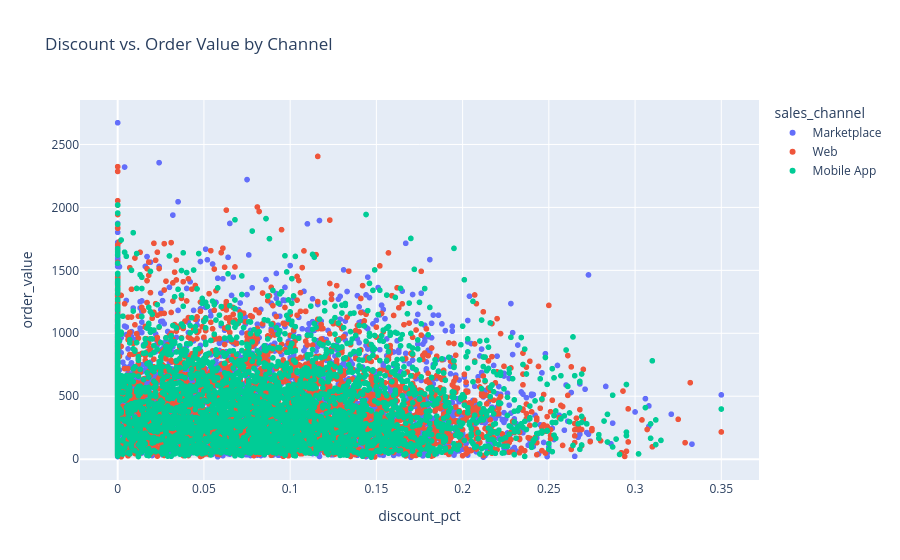

Write notebook code for a chart like this one.
### Code cell
fig = px.scatter(
    orders,
    x = 'discount_pct',
    y = 'order_value',
    color = 'sales_channel',
    hover_data = ['order_id', 'region_name'],
    title = 'Discount vs. Order Value by Channel'
)
fig.show()

### Figure 1 — Plotly figure (JSON) as saved in the notebook; plotly's stock layout.template omitted (floating-point values rounded to 4 significant figures; data arrays with more than 128 entries replaced by an {"elided": "..."} marker saying what was removed)
{"data": [{"customdata": {"elided": "3790x2 str values"}, "hovertemplate": "sales_channel=Marketplace<br>discount_pct=%{x}<br>order_value=%{y}<br>order_id=%{customdata[0]}<br>region_name=%{customdata[1]}<extra></extra>", "legendgroup": "Marketplace", "marker": {"color": "#636efa", "symbol": "circle"}, "mode": "markers", "name": "Marketplace", "showlegend": true, "type": "scattergl", "x": {"elided": "3790 float values"}, "xaxis": "x", "y": {"elided": "3790 float values"}, "yaxis": "y"}, {"customdata": {"elided": "3823x2 str values"}, "hovertemplate": "sales_channel=Web<br>discount_pct=%{x}<br>order_value=%{y}<br>order_id=%{customdata[0]}<br>region_name=%{customdata[1]}<extra></extra>", "legendgroup": "Web", "marker": {"color": "#EF553B", "symbol": "circle"}, "mode": "markers", "name": "Web", "showlegend": true, "type": "scattergl", "x": {"elided": "3823 float values"}, "xaxis": "x", "y": {"elided": "3823 float values"}, "yaxis": "y"}, {"customdata": {"elided": "3826x2 str values"}, "hovertemplate": "sales_channel=Mobile App<br>discount_pct=%{x}<br>order_value=%{y}<br>order_id=%{customdata[0]}<br>region_name=%{customdata[1]}<extra></extra>", "legendgroup": "Mobile App", "marker": {"color": "#00cc96", "symbol": "circle"}, "mode": "markers", "name": "Mobile App", "showlegend": true, "type": "scattergl", "x": {"elided": "3826 float values"}, "xaxis": "x", "y": {"elided": "3826 float values"}, "yaxis": "y"}], "layout": {"legend": {"title": {"text": "sales_channel"}, "tracegroupgap": 0}, "title": {"text": "Discount vs. Order Value by Channel"}, "xaxis": {"anchor": "y", "domain": [0, 1], "title": {"text": "discount_pct"}}, "yaxis": {"anchor": "x", "domain": [0, 1], "title": {"text": "order_value"}}}}
